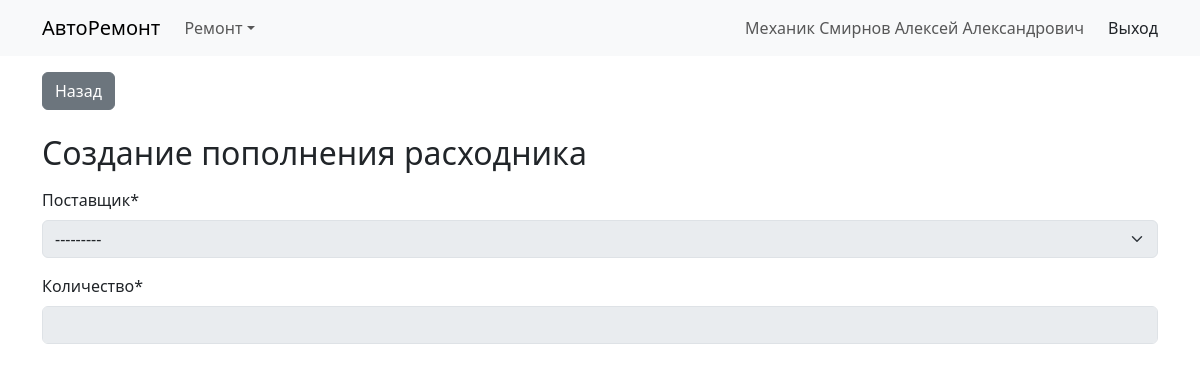
Screenshot of /warehouse/items/2/restocks/create/ (signed in) with the database file from the repository.
### app/models.py (models this page shows, shortened)
class FullTextSearchMixin():
    def save(self, *args, **kwargs):
        super().save(*args, **kwargs)
        self.save_search()

class Employee(FullTextSearchMixin, AbstractUser):
    morphed_name = "сотрудника"
    class Position(models.TextChoices):
        Administrator = 'AD', "Администратор"
        WarehouseManager = 'WM', "Менеджер запчастей"
        ServiceManager = "SM", "Менеджер сервиса"
        Mechanic = "ME", "Механик"
        Cashier = "CA", "Кассир"
    first_name = models.CharField("Имя", max_length=50)
    last_name = models.CharField("Фамилия", max_length=50)
    patronymic = models.CharField("Отчество", max_length=50)
    passport_info = models.CharField("Паспортные данные", max_length=150)
    position = models.CharField("Должность", max_length=2, choices=Position.choices)
    end_date = models.DateField("Дата увольнения", blank=True, null=True)
    end_reason = models.CharField("Причина увольнения", max_length=150, blank=True)
    create_allowed_to = []
    edit_allowed_to = []
    card_icon = "user"
    def full_name(self):
        return f"{self.last_name} {self.first_name} {self.patronymic}"
    def end_date_reason(self, parens = False):
        if not self.end_date:
            return ""
        result = "Уволен " + self.end_date.strftime(datetime_format)
        if self.end_reason:
            result += ". Причина: " + self.end_reason
        return f" ({result})" if parens else result
    def __str__(self) -> str:
        return self.full_name() + self.end_date_reason(True)

### app/views.py (the view)
# urls.py: path('warehouse/items/<int:item>/restocks/create/', views.WarehouseRestockCreateView.as_view(), name='restock_create'),
class WarehouseRestockCreateView(WarehouseRestockView, BaseCreateView):
    pass

### app/forms.py (shortened to what this page needs)
class WarehouseRestockForm(BaseForm):
    class Meta:
        model = WarehouseRestock
        exclude = ["item"]

### app/forms.py (called while the page is built, shortened)
def button_column(form: ModelForm, kwargs: dict):
    position = kwargs["initial"]["position"]
    return Column(submit_button, delete_button) if form.instance.pk is not None and position in [Employee.Position.Administrator, *form.instance.create_allowed_to] \
        else submit_button if position in [Employee.Position.Administrator, *form.instance.edit_allowed_to] \
        else None

def restrict_form_fields(form: ModelForm, kwargs: dict, fields_by_permission: list[list[str]]):
    position = kwargs["initial"]["position"]
    if position not in [Employee.Position.Administrator, *form.instance.edit_allowed_to]:
        for field in form.fields.values():
            field.disabled = True
        return

### app/models.py (called while the page is built)
    def __str__(self):
        return f"{self.name} ({self.contact_info})"

### app/views.py (called while the page is built)
    def get_form_kwargs(self):
        kwargs = super().get_form_kwargs()
        kwargs["initial"]["position"] = self.request.user.position
        return kwargs

    def get_form_kwargs(self) -> dict[str, Any]:
        kwargs = super().get_form_kwargs()
        kwargs["initial"].update({"item": self.kwargs['item']})
        return kwargs

### app/templates/create.html
{% extends 'form.html' %}
{% block operation %}Создание{% endblock %}

### app/templates/base.html (shortened to what this page needs)
{% load static %}
<!DOCTYPE html>
<html lang="ru">
<head>
    <link href="https://cdn.jsdelivr.net/npm/bootstrap@5.3.2/dist/css/bootstrap.min.css" rel="stylesheet"
>
    <link rel="stylesheet" href="{% static 'css/base.css' %}" />
</head>
<body>
    <nav class="bg-body-tertiary navbar navbar-expand-lg navbar-light">
        <div class="container">
            <a href="{% url 'home' %}" class="navbar-brand {% if not user.is_authenticated %}mx-auto{% endif %}">АвтоРемонт</a>
            {% if user.is_authenticated %}
                <div class="navbar-collapse collapse" id="basic-navbar-nav">
                    <div class="me-auto navbar-nav">
                        {% for key, value in nav_urls.items %}
                            {% if value.items %}
                                <div class="nav-item dropdown">
                                    <a id="basic-nav-dropdown" aria-expanded="false" role="button" class="dropdown-toggle nav-link"
                                        data-bs-toggle="dropdown" tabindex="0" href="#">{{ key }}</a>
                                </div>
                            {% else %}
                                <a href="{% url value %}" class="nav-link {% if request.resolver_match.url_name == value %}active{% endif %}">{{ key }}</a>
                            {% endif %}
                        {% endfor %}
                    </div>
                </div>
                <div class="justify-content-end navbar-collapse collapse">
                    <span class="navbar-text pe-none">
                        {{ user.get_position_display }}
                        {{ user }}
                    </span>
                    <a href="{% url 'logout' %}" class="nav-link ms-4">Выход</a>
                </div>
            {% endif %}
        </div>
    </nav>
    <div class="container my-3">
        {% block content %}
        {% endblock %}
    </div>
</body>
</html>

### rows the page displays
Employee: position "Механик", last_name+first_name+patronymic "Смирнов Алексей Александрович"

### other values shown
{{ key }} "Ремонт"
{{ view.model.morphed_name }} "пополнения расходника"
